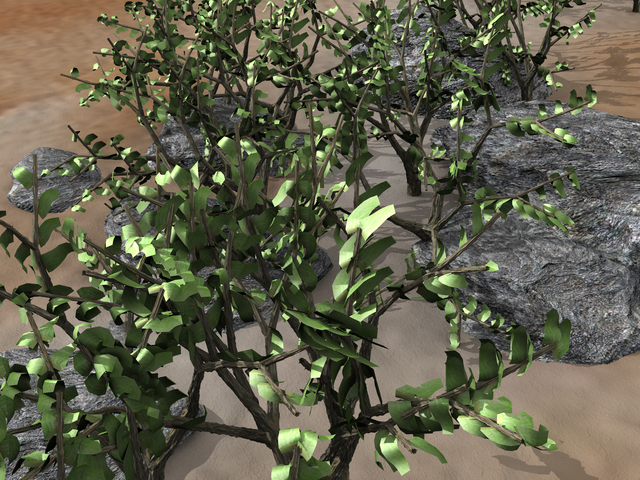
#> input picture examples/frame10.png, 640 x 480 px
$ python demo.py
#> lines starting #> are read from the running program, lines starting #| are printed output that depends on the picture
#!/usr/bin/env python2
# -*- coding: utf-8 -*-

import cv2
import optflow
import numpy as np


def color_code(flow, maxmag=10):
    x, y = flow[:, :, 0].astype(np.float32), flow[:, :, 1].astype(np.float32)
    magnitude, angle = cv2.cartToPolar(x, y, angleInDegrees=True)
    magnitude = np.clip(magnitude, 0, maxmag) / maxmag

    hsv = np.ones((flow.shape[0], flow.shape[1], 3), dtype=np.float32)
    hsv[:, :, 0] = angle
    hsv[:, :, 1] = magnitude
    bgr = cv2.cvtColor(hsv, cv2.COLOR_HSV2BGR)

    return bgr


im0 = cv2.imread('examples/frame10.png')
#> im0 is the input picture: shape (480, 640, 3); mean B, G, R 75.5, 94.9, 95.5
im1 = cv2.imread('examples/frame11.png')
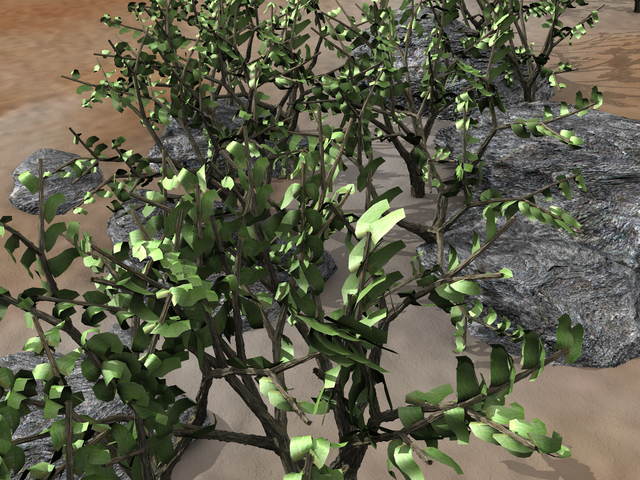
#> input picture examples/frame11.png, 640 x 480 px
#> im1 is the input picture: shape (480, 640, 3); mean B, G, R 75, 94.6, 95

im0_g = cv2.cvtColor(im0, cv2.COLOR_RGB2GRAY)
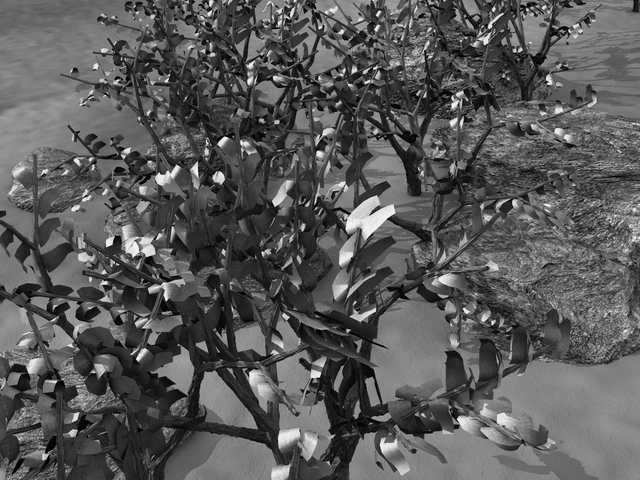
#> im0_g: shape (480, 640); min 0, max 251, mean 89.1
im1_g = cv2.cvtColor(im1, cv2.COLOR_RGB2GRAY)
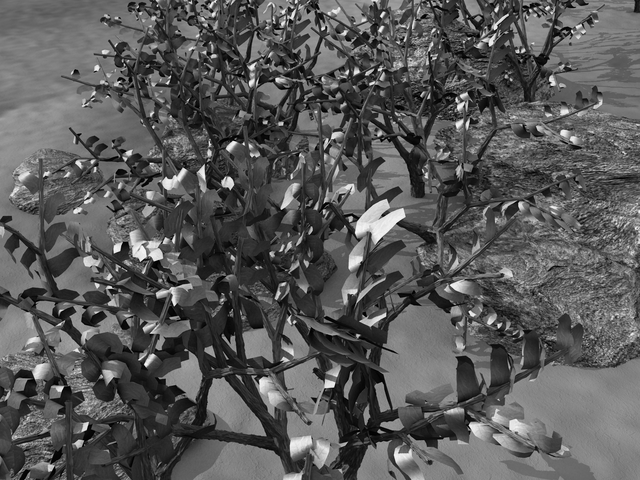
#> im1_g: shape (480, 640); min 0, max 253, mean 88.8

#> (the run stopped early here; a loop or call above may not have finished)
